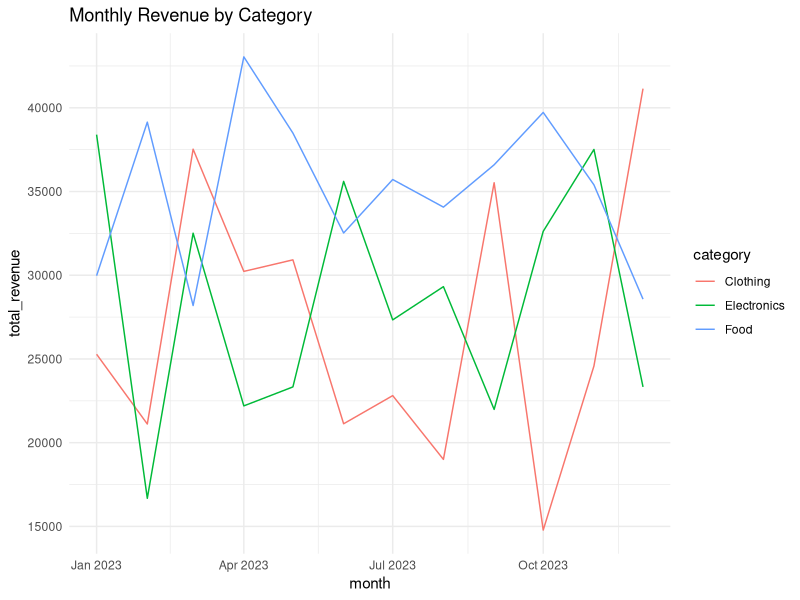

Source code (R):
## ---- chunk 1
# Header 1
## Header 2
### Header 3

# Bold: **bold text** or __bold text__
# Italic: *italic text* or _italic text_
## ---- chunk 2
mixed <- c(1, "hello", TRUE)  # becomes: "1" "hello" "TRUE"

print(mixed)
## ---- chunk 3
library(dplyr)
library(ggplot2)
library(tidyr)
library(lubridate)
## ---- chunk 4
sales_data <- data.frame(
  date = seq(as.Date("2023-01-01"), as.Date("2023-12-31"), by = "day"),
  revenue = runif(365, 1000, 5000),  # Random revenues between 1000 and 5000
  category = sample(c("Electronics", "Clothing", "Food"), 365, replace = TRUE)
)
## ---- chunk 5
monthly_summary <- sales_data %>%
  mutate(month = floor_date(date, "month")) %>%  # Convert dates to monthly buckets
  group_by(month, category) %>%
  summarise(
    total_revenue = sum(revenue),
    avg_daily_revenue = mean(revenue),
    n_days = n()
  )
## ---- chunk 6
custom_function <- function(x, power = 2) {
  result <- x^power
  return(result)
}
## ---- chunk 7
vector_practice <- c(1:100)  # numeric vector
matrix_practice <- matrix(1:25, nrow = 5)  # x5 matrix
list_practice <- list(
  numbers = 1:5,
  text = c("a", "b", "c"),
  mixed = list(1, "x", TRUE)  # Nested list with different data types
)
## ---- chunk 8
basic_plot <- ggplot(monthly_summary, aes(x = month, y = total_revenue, color = category)) +
  geom_line() +
  theme_minimal() +
  labs(title = "Monthly Revenue by Category")

print(basic_plot)
## ---- chunk 9
correlation_matrix <- cor(matrix(rnorm(100), ncol = 4))  # Create correlation matrix
eigenvalues <- eigen(correlation_matrix)$values  # Calculate eigenvalues

print(correlation_matrix)
print(eigenvalues)
## ---- chunk 10
simulated_data <- data.frame(
  x = rnorm(1000),  # Generate random x values
  y = rnorm(1000)   # Generate random y values
)

print(simulated_data)
